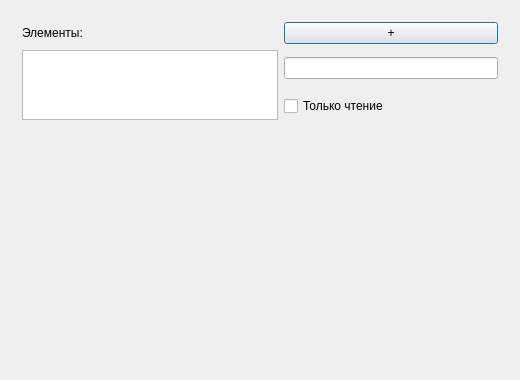
<?xml version="1.0" encoding="UTF-8"?>
<ui version="4.0"><class>Dialog</class><widget class="QDialog" name="Dialog"><property name="geometry"><rect><x>0</x><y>0</y><width>520</width><height>380</height></rect></property><property name="windowTitle"><string>#119 lists/204_list_in_grid</string></property><layout class="QVBoxLayout" name="verticalLayout"><property name="leftMargin"><number>11</number></property><property name="topMargin"><number>11</number></property><property name="rightMargin"><number>11</number></property><property name="bottomMargin"><number>11</number></property><property name="spacing"><number>6</number></property><item><layout class="QGridLayout" name="g"><property name="leftMargin"><number>11</number></property><property name="topMargin"><number>11</number></property><property name="rightMargin"><number>11</number></property><property name="bottomMargin"><number>11</number></property><property name="spacing"><number>6</number></property><item row="0" column="0"><widget class="QLabel" name="l1"><property name="text"><string>Элементы:</string></property></widget></item><item row="0" column="1"><widget class="QPushButton" name="b1"><property name="text"><string>+</string></property></widget></item><item row="1" column="0" rowspan="2"><widget class="QListWidget" name="list"></widget></item><item row="1" column="1"><widget class="QLineEdit" name="e1"></widget></item><item row="2" column="1"><widget class="QCheckBox" name="c1"><property name="text"><string>Только чтение</string></property><property name="checked"><bool>false</bool></property></widget></item></layout></item><item><spacer name="verticalSpacer"><property name="orientation"><enum>Qt::Orientation::Vertical</enum></property><property name="sizeHint" stdset="0"><size><width>40</width><height>20</height></size></property></spacer></item></layout></widget></ui>
